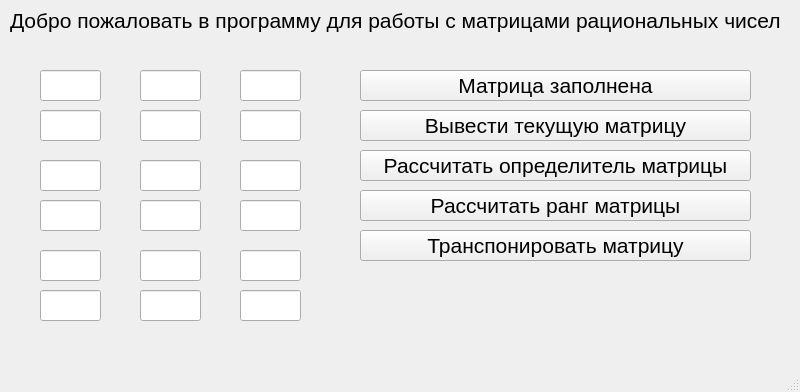
<?xml version="1.0" encoding="UTF-8"?>
<ui version="4.0">
 <class>MainWindow</class>
 <widget class="QMainWindow" name="MainWindow">
  <property name="geometry">
   <rect>
    <x>0</x>
    <y>0</y>
    <width>800</width>
    <height>392</height>
   </rect>
  </property>
  <property name="font">
   <font>
    <pointsize>16</pointsize>
   </font>
  </property>
  <property name="windowTitle">
   <string>MainWindow</string>
  </property>
  <widget class="QWidget" name="centralwidget">
   <widget class="QLabel" name="label">
    <property name="geometry">
     <rect>
      <x>10</x>
      <y>0</y>
      <width>781</width>
      <height>41</height>
     </rect>
    </property>
    <property name="font">
     <font>
      <pointsize>16</pointsize>
     </font>
    </property>
    <property name="text">
     <string>Добро пожаловать в программу для работы с матрицами рациональных чисел</string>
    </property>
   </widget>
   <widget class="QLineEdit" name="lineEdit">
    <property name="geometry">
     <rect>
      <x>40</x>
      <y>70</y>
      <width>61</width>
      <height>31</height>
     </rect>
    </property>
    <property name="font">
     <font>
      <pointsize>16</pointsize>
     </font>
    </property>
    <property name="text">
     <string/>
    </property>
   </widget>
   <widget class="QLineEdit" name="lineEdit_2">
    <property name="geometry">
     <rect>
      <x>40</x>
      <y>110</y>
      <width>61</width>
      <height>31</height>
     </rect>
    </property>
    <property name="font">
     <font>
      <pointsize>16</pointsize>
     </font>
    </property>
    <property name="text">
     <string/>
    </property>
   </widget>
   <widget class="QLineEdit" name="lineEdit_3">
    <property name="geometry">
     <rect>
      <x>140</x>
      <y>110</y>
      <width>61</width>
      <height>31</height>
     </rect>
    </property>
    <property name="font">
     <font>
      <pointsize>16</pointsize>
     </font>
    </property>
    <property name="text">
     <string/>
    </property>
   </widget>
   <widget class="QLineEdit" name="lineEdit_4">
    <property name="geometry">
     <rect>
      <x>140</x>
      <y>70</y>
      <width>61</width>
      <height>31</height>
     </rect>
    </property>
    <property name="font">
     <font>
      <pointsize>16</pointsize>
     </font>
    </property>
    <property name="text">
     <string/>
    </property>
   </widget>
   <widget class="QLineEdit" name="lineEdit_5">
    <property name="geometry">
     <rect>
      <x>240</x>
      <y>110</y>
      <width>61</width>
      <height>31</height>
     </rect>
    </property>
    <property name="font">
     <font>
      <pointsize>16</pointsize>
     </font>
    </property>
    <property name="text">
     <string/>
    </property>
   </widget>
   <widget class="QLineEdit" name="lineEdit_6">
    <property name="geometry">
     <rect>
      <x>240</x>
      <y>70</y>
      <width>61</width>
      <height>31</height>
     </rect>
    </property>
    <property name="font">
     <font>
      <pointsize>16</pointsize>
     </font>
    </property>
    <property name="text">
     <string/>
    </property>
   </widget>
   <widget class="QLineEdit" name="lineEdit_7">
    <property name="geometry">
     <rect>
      <x>40</x>
      <y>200</y>
      <width>61</width>
      <height>31</height>
     </rect>
    </property>
    <property name="font">
     <font>
      <pointsize>16</pointsize>
     </font>
    </property>
    <property name="text">
     <string/>
    </property>
   </widget>
   <widget class="QLineEdit" name="lineEdit_8">
    <property name="geometry">
     <rect>
      <x>40</x>
      <y>160</y>
      <width>61</width>
      <height>31</height>
     </rect>
    </property>
    <property name="font">
     <font>
      <pointsize>16</pointsize>
     </font>
    </property>
    <property name="text">
     <string/>
    </property>
   </widget>
   <widget class="QLineEdit" name="lineEdit_9">
    <property name="geometry">
     <rect>
      <x>140</x>
      <y>200</y>
      <width>61</width>
      <height>31</height>
     </rect>
    </property>
    <property name="font">
     <font>
      <pointsize>16</pointsize>
     </font>
    </property>
    <property name="text">
     <string/>
    </property>
   </widget>
   <widget class="QLineEdit" name="lineEdit_10">
    <property name="geometry">
     <rect>
      <x>140</x>
      <y>160</y>
      <width>61</width>
      <height>31</height>
     </rect>
    </property>
    <property name="font">
     <font>
      <pointsize>16</pointsize>
     </font>
    </property>
    <property name="text">
     <string/>
    </property>
   </widget>
   <widget class="QLineEdit" name="lineEdit_11">
    <property name="geometry">
     <rect>
      <x>240</x>
      <y>200</y>
      <width>61</width>
      <height>31</height>
     </rect>
    </property>
    <property name="font">
     <font>
      <pointsize>16</pointsize>
     </font>
    </property>
    <property name="text">
     <string/>
    </property>
   </widget>
   <widget class="QLineEdit" name="lineEdit_12">
    <property name="geometry">
     <rect>
      <x>240</x>
      <y>160</y>
      <width>61</width>
      <height>31</height>
     </rect>
    </property>
    <property name="font">
     <font>
      <pointsize>16</pointsize>
     </font>
    </property>
    <property name="text">
     <string/>
    </property>
   </widget>
   <widget class="QLineEdit" name="lineEdit_13">
    <property name="geometry">
     <rect>
      <x>40</x>
      <y>290</y>
      <width>61</width>
      <height>31</height>
     </rect>
    </property>
    <property name="font">
     <font>
      <pointsize>16</pointsize>
     </font>
    </property>
    <property name="text">
     <string/>
    </property>
   </widget>
   <widget class="QLineEdit" name="lineEdit_14">
    <property name="geometry">
     <rect>
      <x>40</x>
      <y>250</y>
      <width>61</width>
      <height>31</height>
     </rect>
    </property>
    <property name="font">
     <font>
      <pointsize>16</pointsize>
     </font>
    </property>
    <property name="text">
     <string/>
    </property>
   </widget>
   <widget class="QLineEdit" name="lineEdit_15">
    <property name="geometry">
     <rect>
      <x>140</x>
      <y>290</y>
      <width>61</width>
      <height>31</height>
     </rect>
    </property>
    <property name="font">
     <font>
      <pointsize>16</pointsize>
     </font>
    </property>
    <property name="text">
     <string/>
    </property>
   </widget>
   <widget class="QLineEdit" name="lineEdit_16">
    <property name="geometry">
     <rect>
      <x>140</x>
      <y>250</y>
      <width>61</width>
      <height>31</height>
     </rect>
    </property>
    <property name="font">
     <font>
      <pointsize>16</pointsize>
     </font>
    </property>
    <property name="text">
     <string/>
    </property>
   </widget>
   <widget class="QLineEdit" name="lineEdit_17">
    <property name="geometry">
     <rect>
      <x>240</x>
      <y>290</y>
      <width>61</width>
      <height>31</height>
     </rect>
    </property>
    <property name="font">
     <font>
      <pointsize>16</pointsize>
     </font>
    </property>
    <property name="text">
     <string/>
    </property>
   </widget>
   <widget class="QLineEdit" name="lineEdit_18">
    <property name="geometry">
     <rect>
      <x>240</x>
      <y>250</y>
      <width>61</width>
      <height>31</height>
     </rect>
    </property>
    <property name="font">
     <font>
      <pointsize>16</pointsize>
     </font>
    </property>
    <property name="text">
     <string/>
    </property>
   </widget>
   <widget class="QPushButton" name="pushButton">
    <property name="geometry">
     <rect>
      <x>360</x>
      <y>150</y>
      <width>391</width>
      <height>31</height>
     </rect>
    </property>
    <property name="text">
     <string>Рассчитать определитель матрицы</string>
    </property>
   </widget>
   <widget class="QPushButton" name="pushButton_2">
    <property name="geometry">
     <rect>
      <x>360</x>
      <y>190</y>
      <width>391</width>
      <height>31</height>
     </rect>
    </property>
    <property name="text">
     <string>Рассчитать ранг матрицы</string>
    </property>
   </widget>
   <widget class="QPushButton" name="pushButton_3">
    <property name="geometry">
     <rect>
      <x>360</x>
      <y>230</y>
      <width>391</width>
      <height>31</height>
     </rect>
    </property>
    <property name="text">
     <string>Транспонировать матрицу</string>
    </property>
   </widget>
   <widget class="QPushButton" name="pushButton_4">
    <property name="geometry">
     <rect>
      <x>360</x>
      <y>110</y>
      <width>391</width>
      <height>31</height>
     </rect>
    </property>
    <property name="text">
     <string>Вывести текущую матрицу</string>
    </property>
   </widget>
   <widget class="QPushButton" name="pushButton_5">
    <property name="geometry">
     <rect>
      <x>360</x>
      <y>70</y>
      <width>391</width>
      <height>31</height>
     </rect>
    </property>
    <property name="text">
     <string>Матрица заполнена</string>
    </property>
   </widget>
  </widget>
  <widget class="QMenuBar" name="menubar">
   <property name="geometry">
    <rect>
     <x>0</x>
     <y>0</y>
     <width>800</width>
     <height>21</height>
    </rect>
   </property>
  </widget>
  <widget class="QStatusBar" name="statusbar"/>
 </widget>
 <resources/>
 <connections/>
</ui>
